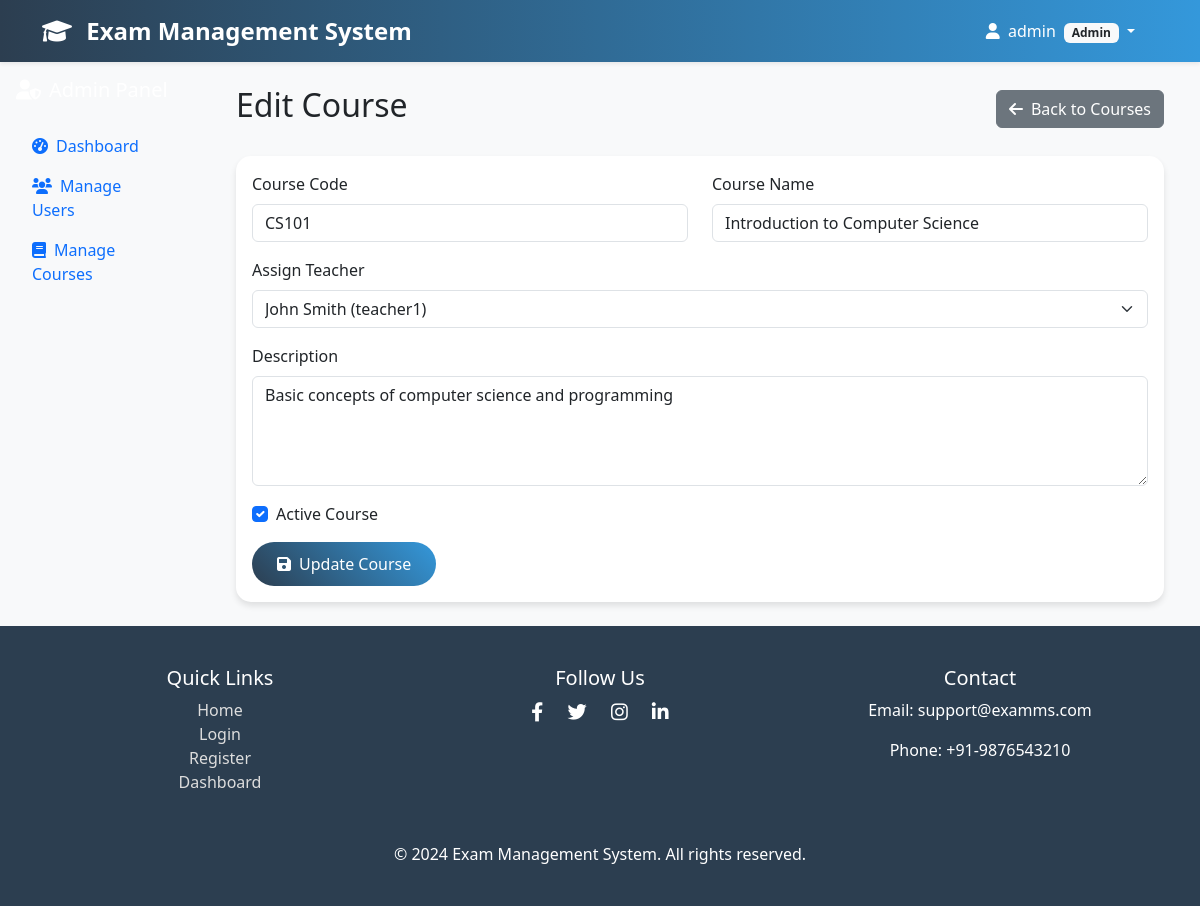
The page /edit-course/1/ (signed in) on the database its author committed.
### exam_app/models.py (models this page shows, shortened)
class UserProfile(models.Model):
    ROLE_CHOICES = [
        ('admin', 'Admin'),
        ('teacher', 'Teacher'),
        ('student', 'Student'),
    ]
    user = models.OneToOneField(User, on_delete=models.CASCADE)
    role = models.CharField(max_length=10, choices=ROLE_CHOICES)
    phone = models.CharField(max_length=15, blank=True)
    created_at = models.DateTimeField(auto_now_add=True)

class Course(models.Model):
    name = models.CharField(max_length=200)
    code = models.CharField(max_length=20, unique=True)
    description = models.TextField(blank=True)
    teacher = models.ForeignKey(User, on_delete=models.CASCADE, limit_choices_to={'userprofile__role': 'teacher'})
    created_at = models.DateTimeField(auto_now_add=True)
    is_active = models.BooleanField(default=True)

### exam_app/views.py (the view, shortened to what this page needs)
# urls.py: path('edit-course/<int:course_id>/', views.edit_course, name='edit_course'),
@login_required
def edit_course(request, course_id):
    if request.user.userprofile.role != 'admin':
        messages.error(request, 'Access denied.')
        return redirect('dashboard')
    course = get_object_or_404(Course, id=course_id)
    teachers = User.objects.filter(userprofile__role='teacher')
    return render(request, 'admin/edit_course.html', {'course': course, 'teachers': teachers})

### templates/admin/edit_course.html (shortened to what this page needs)
{% extends 'base.html' %}
{% block content %}
<div class="container-fluid">
    <div class="row">
        <div class="col-md-3 col-lg-2 sidebar p-0">
            <div class="p-3">
                <h5 class="text-white mb-4">
                    <i class="fas fa-user-shield me-2"></i>Admin Panel
                </h5>
                <nav class="nav flex-column">
                    <a class="nav-link" href="{% url 'admin_panel' %}">
                        <i class="fas fa-tachometer-alt me-2"></i>Dashboard
                    </a>
                    <a class="nav-link" href="{% url 'manage_users' %}">
                        <i class="fas fa-users me-2"></i>Manage Users
                    </a>
                    <a class="nav-link active" href="{% url 'manage_courses' %}">
                        <i class="fas fa-book me-2"></i>Manage Courses
                    </a>
                </nav>
            </div>
        </div>
        <div class="col-md-9 col-lg-10">
            <div class="p-4">
                <div class="d-flex justify-content-between align-items-center mb-4">
                    <h2>Edit Course</h2>
                    <a href="{% url 'manage_courses' %}" class="btn btn-secondary">
                        <i class="fas fa-arrow-left me-2"></i>Back to Courses
                    </a>
                </div>
                <div class="card">
                    <div class="card-body">
                        <form method="post">
                            <div class="row">
                                <div class="col-md-6 mb-3">
                                    <label for="code" class="form-label">Course Code</label>
                                    <input type="text" class="form-control" id="code" name="code" value="{{ course.code }}" required>
                                </div>
                                <div class="col-md-6 mb-3">
                                    <label for="name" class="form-label">Course Name</label>
                                    <input type="text" class="form-control" id="name" name="name" value="{{ course.name }}" required>
                                </div>
                            </div>
                            <div class="mb-3">
                                <label for="teacher" class="form-label">Assign Teacher</label>
                                <select class="form-select" id="teacher" name="teacher" required>
                                    {% for teacher in teachers %}
                                    <option value="{{ teacher.id }}" {% if teacher.id == course.teacher.id %}selected{% endif %}>
                                        {{ teacher.first_name }} {{ teacher.last_name }} ({{ teacher.username }})
                                    </option>
                                    {% endfor %}
                                </select>
                            </div>
                            <div class="mb-3">
                                <label for="description" class="form-label">Description</label>
                                <textarea class="form-control" id="description" name="description" rows="4">{{ course.description }}</textarea>
                            </div>
                            <div class="mb-3 form-check">
                                <input type="checkbox" class="form-check-input" id="is_active" name="is_active" {% if course.is_active %}checked{% endif %}>
                                <label class="form-check-label" for="is_active">
                                    Active Course
                                </label>
                            </div>
                            <button type="submit" class="btn btn-primary">
                                <i class="fas fa-save me-2"></i>Update Course
                            </button>
                        </form>
                    </div>
                </div>
            </div>
        </div>
    </div>
</div>
{% endblock %}

### templates/base.html (shortened to what this page needs)
<!DOCTYPE html>
<html lang="en">
<head>
    <link href="https://cdn.jsdelivr.net/npm/bootstrap@5.3.0/dist/css/bootstrap.min.css" rel="stylesheet">
    <link href="https://cdnjs.cloudflare.com/ajax/libs/font-awesome/6.0.0/css/all.min.css" rel="stylesheet">
</head>
<body>
<nav class="navbar navbar-expand-lg navbar-dark shadow-sm">
    <div class="container">
        <a class="navbar-brand" href="{% url 'home' %}">
            <i class="fas fa-graduation-cap me-2"></i>
            Exam Management System
        </a>
        <div class="collapse navbar-collapse" id="navbarNav">
            <ul class="navbar-nav ms-auto">
                {% if user.is_authenticated %}
                    <li class="nav-item dropdown">
                        <a class="nav-link dropdown-toggle" href="#" id="navbarDropdown" data-bs-toggle="dropdown">
                            <i class="fas fa-user me-1"></i>
                            {{ user.first_name|default:user.username }}
                            <span class="badge bg-light text-dark ms-1">{{ user.userprofile.role|title }}</span>
                        </a>
                    </li>
                {% endif %}
            </ul>
        </div>
    </div>
</nav>
<main>
    {% block content %}{% endblock %}
</main>
<footer class="footer mt-auto">
    <div class="container text-center">
        <div class="row">
            <div class="col-md-4 mb-3">
                <h5>Quick Links</h5>
                <ul class="list-unstyled">
                    <li><a href="{% url 'home' %}">Home</a></li>
                    <li><a href="{% url 'login' %}">Login</a></li>
                    <li><a href="{% url 'register' %}">Register</a></li>
                    <li><a href="{% url 'dashboard' %}">Dashboard</a></li>
                </ul>
            </div>
            <div class="col-md-4 mb-3">
                <h5>Follow Us</h5>
                <div class="social-icons">
                    <a href="#"><i class="fab fa-facebook-f"></i></a>
                    <a href="#"><i class="fab fa-twitter"></i></a>
                    <a href="#"><i class="fab fa-instagram"></i></a>
                    <a href="#"><i class="fab fa-linkedin-in"></i></a>
                </div>
            </div>
            <div class="col-md-4 mb-3">
                <h5>Contact</h5>
                <p>Email: support@examms.com</p>
                <p>Phone: +91-9876543210</p>
            </div>
        </div>
        <p class="mt-3 mb-0">&copy; 2024 Exam Management System. All rights reserved.</p>
    </div>
</footer>
</body>
</html>

### templates/base.html (style rules this page uses)
:root { --primary-color: #2c3e50; --secondary-color: #3498db; --success-color: #27ae60; --danger-color: #e74c3c; --warning-color: #f39c12; }
body { background-color: #f8f9fa; font-family: 'Segoe UI', Tahoma, Geneva, Verdana, sans-serif; }
.navbar { background: linear-gradient(90deg, var(--primary-color), var(--secondary-color)); }
.navbar-brand { font-weight: bold; color: white !important; font-size: 1.5rem; transition: color 0.3s; }
.navbar-nav .nav-link { color: white !important; margin-right: 15px; transition: all 0.3s ease; }
.btn-primary { background: linear-gradient(45deg, var(--primary-color), var(--secondary-color)); border: none; border-radius: 25px; padding: 10px 25px; transition: transform 0.3s ease, box-shadow 0.3s ease; }
.footer { background-color: var(--primary-color); color: white; padding: 40px 0; }
.footer a { color: #ddd; text-decoration: none; }
.social-icons a { margin: 0 10px; color: white; font-size: 1.2rem; transition: transform 0.3s; }
.card { border: none; border-radius: 15px; box-shadow: 0 4px 6px rgba(0, 0, 0, 0.1); transition: transform 0.3s ease; }

### rows shown on the page
Course: code "CS101", name "Introduction to Computer Science", teacher "John Smith (teacher1)", description "Basic concepts of computer science and programming", is_active "☑"

### other values the page prints
{{ user.first_name|default:user.username }} "admin"
{{ user.userprofile.role|title }} "Admin"
